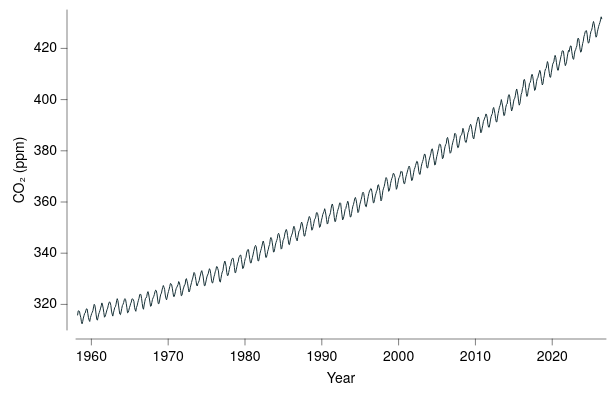

Express this chart as Vega-Lite.
### Vega-Lite specification from a JSON file in a GitHub repository (floating-point values rounded to 4 significant figures; data arrays with more than 128 entries replaced by an {"elided": "..."} marker saying what was removed)
{"background": null, "config": {"arc": {"fill": "#DBDBDB", "fillOpacity": 1.0, "innerRadius": 40.0, "padAngle": 0.03, "stroke": "black", "strokeOpacity": 1, "strokeWidth": 0.25}, "area": {"fill": "#DBDBDB", "fillOpacity": 1.0, "stroke": "black", "strokeOpacity": 1, "strokeWidth": 0.25}, "axis": {"domain": true, "domainCap": "round", "domainColor": "black", "domainWidth": 0.25, "grid": false, "gridCap": "round", "gridColor": "#F1F1F1", "gridDash": [0, 0], "gridOpacity": 1.0, "gridWidth": 0.25, "labelColor": "black", "labelFont": "Helvetica Neue, HelveticaNeue, Helvetica, Arial, sans-serif", "labelFontSize": 7, "labelFontStyle": "normal", "labelFontWeight": 400, "offset": 4.5, "ticks": true, "tickCap": "round", "tickColor": "black", "tickRound": false, "tickSize": 3, "tickWidth": 0.25, "titleColor": "black", "titleFont": "Helvetica Neue, HelveticaNeue, Helvetica, Arial, sans-serif", "titleFontSize": 7, "titleFontStyle": "normal", "titleFontWeight": 400}, "axisX": {"domain": true, "labelAlign": "center", "labelAngle": 0, "labels": true, "ticks": true, "translate": 0}, "axisY": {"domain": true, "labelAlign": "right", "labelAngle": 0, "labels": true, "ticks": true, "translate": 0}, "axisRight": {"domain": true, "labelAlign": "left", "labelAngle": 0, "labels": true, "ticks": true, "translate": 0}, "axisTop": {"domain": true, "labelAlign": "center", "labelAngle": 0, "labels": true, "ticks": true, "translate": 0}, "axisBand": {"tickOffset": 0}, "bar": {"fill": "#DBDBDB", "fillOpacity": 1.0, "stroke": "black", "strokeOpacity": 1, "strokeWidth": 0.25}, "boxplot": {"size": 14.4, "ticks": {"cornerRadius": 0.25, "fill": "black", "opacity": 1, "size": 7.2, "thickness": 0.25}, "box": {"fillOpacity": 1.0, "stroke": "black", "strokeOpacity": 1, "strokeWidth": 0.25}, "median": {"cornerRadius": 0, "fill": "black", "fillOpacity": 1.0, "opacity": 1, "size": 14.4, "thickness": 0.25}, "rule": {"fill": "black", "fillOpacity": 1.0, "size": 16.0, "stroke": "black", "strokeDash": [0, 0], "strokeOpacity": 1, "strokeWidth": 0.25}, "outliers": {"color": "black", "fill": "black", "fillOpacity": 1.0, "size": 0, "stroke": "black", "strokeOpacity": 1, "strokeWidth": 0.25}}, "circle": {"fill": "black", "fillOpacity": 1.0, "size": 2.0, "stroke": null, "strokeOpacity": 1, "strokeWidth": 0.25}, "errorband": {"band": {"fillOpacity": 0.6, "stroke": null, "strokeWidth": 0.25, "strokeOpacity": 1}, "borders": {"opacity": 0, "strokeOpacity": 0.25, "strokeWidth": 1}}, "errorbar": {"opacity": 1, "rule": {"strokeDash": [0, 0], "strokeWidth": 0.25}, "ticks": {"color": "black", "cornerRadius": 0.125, "opacity": 1, "size": 9.6, "thickness": 0.25}, "thickness": 0.25}, "font": "Helvetica Neue, HelveticaNeue, Helvetica, Arial, sans-serif", "geoshape": {"fill": "#DBDBDB", "fillOpacity": 1.0, "stroke": "black", "strokeOpacity": 1, "strokeWidth": 0.25}, "header": {"labelColor": "black", "labelFont": "Helvetica Neue, HelveticaNeue, Helvetica, Arial, sans-serif", "labelFontSize": 7, "labelFontStyle": "normal", "labelFontWeight": 400, "titleColor": "black", "titleFont": "Helvetica Neue, HelveticaNeue, Helvetica, Arial, sans-serif", "titleFontSize": 7, "titleFontStyle": "normal", "titleFontWeight": 400, "titlePadding": 0}, "legend": {"disable": false, "offset": 4.5, "titlePadding": 4, "labelOffset": 2, "gradientLabelOffset": 2, "gradientLength": 80.0, "gradientThickness": 8.0, "gradientOpacity": 1.0, "gradientStrokeColor": "black", "gradientStrokeWidth": 0.25, "labelColor": "black", "labelFont": "Helvetica Neue, HelveticaNeue, Helvetica, Arial, sans-serif", "labelFontSize": 7, "labelFontStyle": "normal", "labelFontWeight": 400, "strokeColor": "black", "strokeWidth": 0, "symbolSize": 42, "symbolStrokeColor": "black", "symbolStrokeWidth": 0.25, "titleColor": "black", "titleFont": "Helvetica Neue, HelveticaNeue, Helvetica, Arial, sans-serif", "titleFontSize": 7, "titleFontStyle": "normal", "titleFontWeight": 400}, "line": {"color": "black", "stroke": "black", "strokeCap": "butt", "strokeDash": [0, 0], "strokeOpacity": 1, "strokeWidth": 0.5}, "point": {"filled": true, "fill": "#DBDBDB", "fillOpacity": 1.0, "size": 8.0, "stroke": "black", "strokeOpacity": 1, "strokeWidth": 0.25}, "range": {"category": ["#B2B2B2", "#636363", "#4A7CD3", "#008542", "#382864", "#509F98", "#284F93", "#005226", "#A398D6", "#173633"], "diverging": {"scheme": ["#443E60", "#5F597E", "#7C759B", "#9994B6", "#B7B4CC", "#D6D5DC", "#F6F6F6", "#D1DAD9", "#A4C2BF", "#7AA9A4", "#578E89", "#37736E", "#1B5954"]}, "heatmap": {"scheme": ["#32022B", "#43044D", "#4C196E", "#4D338C", "#484DA6", "#3A68BB", "#1D83CA", "#1D9CCB", "#23B5C9", "#28CDC5", "#4DE0B4", "#91EE9F"]}, "ordinal": {"scheme": ["#F1F1F1", "#DBDBDB", "#C6C6C6", "#B2B2B2", "#9D9D9D", "#898989", "#767676", "#636363", "#515151", "#404040", "#2F2F2F", "#1F1F1F"]}, "ramp": {"scheme": ["#32022B", "#43044D", "#4C196E", "#4D338C", "#484DA6", "#3A68BB", "#1D83CA", "#1D9CCB", "#23B5C9", "#28CDC5", "#4DE0B4", "#91EE9F"]}}, "rule": {"color": "black", "stroke": "black", "strokeCap": "round", "strokeDash": [2, 2], "strokeOpacity": 1, "strokeWidth": 0.25}, "scale": {"bandPaddingInner": 0.1, "bandPaddingOuter": 0.1, "round": false}, "rect": {"fill": "#DBDBDB", "fillOpacity": 1.0, "stroke": "black", "strokeOpacity": 1, "strokeWidth": 0.25}, "square": {"fill": "#DBDBDB", "fillOpacity": 1.0, "size": 16.0, "stroke": "black", "strokeOpacity": 1, "strokeWidth": 0.25}, "text": {"color": "black", "font": "Helvetica Neue, HelveticaNeue, Helvetica, Arial, sans-serif", "fontSize": 7, "fontStyle": "normal", "fontWeight": 400}, "tick": {"color": "black", "cornerRadius": 0.125, "opacity": 1.0, "size": 14.4, "thickness": 0.25}, "title": {"anchor": "middle", "frame": "group", "color": "black", "font": "Helvetica Neue, HelveticaNeue, Helvetica, Arial, sans-serif", "fontSize": 7, "fontStyle": "normal", "fontWeight": 400, "subtitleColor": "black", "subtitleFont": "Helvetica Neue, HelveticaNeue, Helvetica, Arial, sans-serif", "subtitleFontSize": "Helvetica Neue, HelveticaNeue, Helvetica, Arial, sans-serif", "subtitleFontStyle": "normal", "subtitleFontWeight": 400}, "trail": {"color": "black", "opacity": 1, "size": 0.5}, "view": {"continuousWidth": 265, "continuousHeight": 160, "discreteWidth": 265, "discreteHeight": 160, "fill": null, "stroke": null, "strokeWidth": 0.25}}, "data": {"name": "data-d09b8b6b88d94b01a71a115fbf3ec98b"}, "mark": {"type": "line", "color": "#173137"}, "encoding": {"x": {"axis": {"format": "d"}, "field": "year", "scale": {"domain": [1958, 2027], "nice": false}, "title": "Year", "type": "quantitative"}, "y": {"field": "co2", "scale": {"domain": [310, 435], "nice": false}, "title": "CO₂ (ppm)", "type": "quantitative"}}, "$schema": "https://vega.github.io/schema/vega-lite/v6.4.1.json", "datasets": {"data-d09b8b6b88d94b01a71a115fbf3ec98b": {"elided": "820 records"}}}
